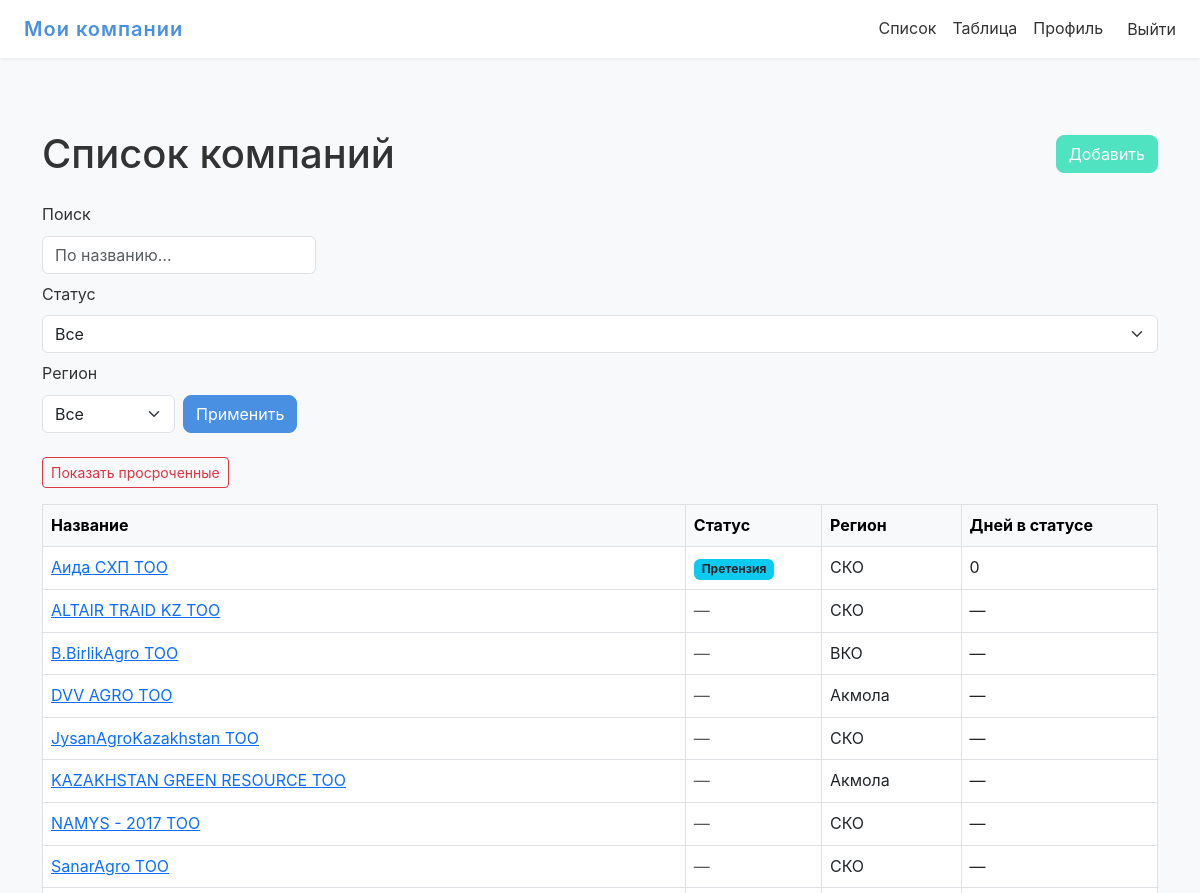
Before: / (signed in, upper part) with the older database file.
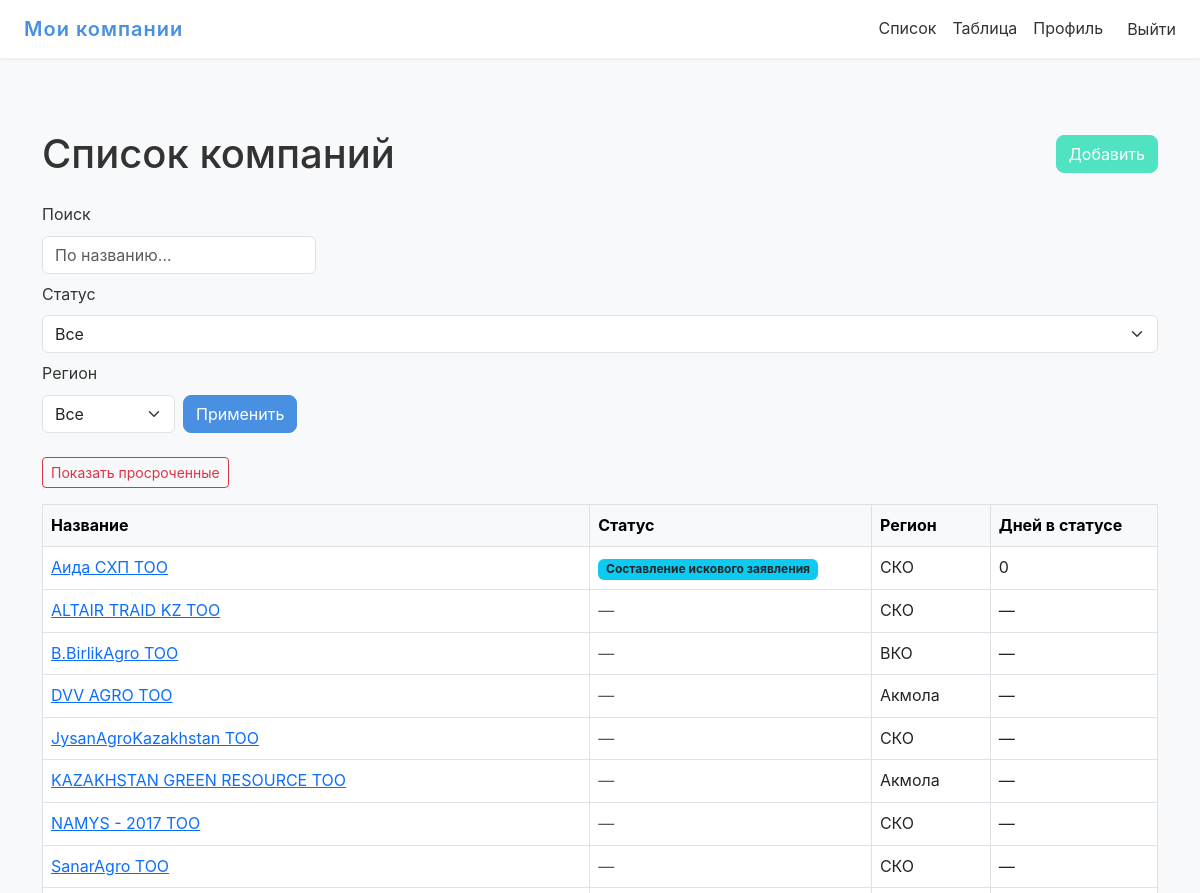
After: the same page with the newer database file.
### main/models.py (models this page shows, shortened)
class Company(models.Model):
    name = models.CharField("Название компании", max_length=200)
    bin_number = models.CharField(
        "БИН",
        max_length=50,
        blank=True,
        null=True,
        help_text="Бизнес-идентификационный номер (необязательно)"
    )
    manager_name = models.CharField(
        "Управляющий",
        max_length=150,
        blank=True,
        null=True,
        help_text="Имя ответственного лица/управляющего (необязательно)"
    )
    debt_amount = models.DecimalField(
        "Сумма долга",
        max_digits=12,
        decimal_places=2,
        blank=True,
        null=True,
        help_text="Сумма долга (необязательно)"
    )
    status = models.ForeignKey(
        Status,
        on_delete=models.SET_NULL,
        null=True,
        blank=True,
        related_name="+",
        verbose_name="Текущий статус"
    )
    position = models.IntegerField(
        "Позиция в колонке",
        default=0,
        help_text="Порядок внутри одного статуса на доске"
    )
    region = models.CharField(
        "Регион",
        max_length=3,
        choices=REGION_CHOICES,
        default="KST",
        help_text="Географический регион компании"
    )
    class Meta:
        ordering = ["position"]
        verbose_name = "Компания"
        verbose_name_plural = "Компании"

class Status(models.Model):
    name = models.CharField("Название статуса", max_length=400)
    order = models.PositiveIntegerField(
        "Порядок отображения",
        default=0,
        help_text="Чем меньше — тем левее на доске"
    )
    duration_days = models.PositiveIntegerField(
        "Рекомендуемое время (дней)",
        default=0,
        help_text="Рекомендованное количество дней в этом статусе"
    )
    class Meta:
        ordering = ["order"]
        verbose_name = "Статус"
        verbose_name_plural = "Статусы"

### main/views.py (the view)
# urls.py: path('', views.index, name='index'),
@login_required
def index(request):
    if request.user.is_staff:
        qs = Company.objects.all()
    else:
        user_regions = request.user.profile.regions.values_list('code', flat=True)
        qs = Company.objects.filter(region__in=user_regions)
    q       = request.GET.get('q', '').strip()
    st_id   = request.GET.get('status')
    region  = request.GET.get('region')
    overdue = request.GET.get('overdue') == '1'
    if q:
        qs = qs.filter(name__icontains=q)
    if st_id:
        qs = qs.filter(status_id=st_id)
    if request.user.is_staff and region:
        qs = qs.filter(region=region)
    companies = []
    now = timezone.now()
    for c in qs.order_by('position'):
        last = c.history.first()
        if last and c.status and c.status.duration_days:
            workdays_elapsed = count_workdays(last.changed_at, now)
            is_overdue       = workdays_elapsed > c.status.duration_days
            days_in_status   = workdays_elapsed
        else:
            is_overdue     = False
            days_in_status = None
        if overdue and not is_overdue:
            continue
        c.days_in_status = days_in_status
        c.is_overdue     = is_overdue
        companies.append(c)
    return render(request, 'main/index.html', {
        'title':    'Список компаний',
        'companies': companies,
        'statuses': Status.objects.order_by('order'),
        'regions':  REGION_CHOICES,
    })

### main/views.py (called while the page is built)
def count_workdays(start_dt, end_dt):
    start_date = start_dt.date()
    end_date = end_dt.date()
    workdays = 0
    current = start_date
    while current < end_date:
        if current.weekday() < 5:
            workdays += 1
        current += timedelta(days=1)
    return workdays

### main/templates/main/index.html (shortened to what this page needs)
{% extends 'main/base.html' %}
{% block content %}
<div class="container py-5">
  <div class="d-flex justify-content-between align-items-center mb-4">
    <h1 class="mb-0">{{ title }}</h1>
    <a href="{% url 'main:add_company' %}" class="btn btn-success">Добавить</a>
  </div>
  <form method="get" class="row g-2 mb-4 align-items-end">
    <div class="col-auto">
      <label class="form-label" for="id_q">Поиск</label>
      <input type="text"
             id="id_q"
             name="q"
             value="{{ request.GET.q|default_if_none:'' }}"
             class="form-control"
             placeholder="По названию…">
    </div>
    <div class="col-auto">
      <label class="form-label" for="id_status">Статус</label>
      <select id="id_status" name="status" class="form-select">
        <option value="">Все</option>
      </select>
    </div>
    {% if user.is_staff %}
      <div class="col-auto">
        <label class="form-label" for="id_region">Регион</label>
        <select id="id_region" name="region" class="form-select">
          <option value="">Все</option>
        </select>
      </div>
    {% endif %}
    <div class="col-auto">
      <button type="submit" class="btn btn-primary">Применить</button>
    </div>
  </form>
  <div class="mb-3">
    {% if request.GET.overdue == '1' %}
      <a href="{% url 'main:index' %}" class="btn btn-sm btn-outline-primary">
        Показать все
      </a>
    {% else %}
      <a href="{% url 'main:index' %}?{% if request.GET.q %}q={{ request.GET.q }}&{% endif %}
                                      overdue=1"
         class="btn btn-sm btn-outline-danger">
        Показать просроченные
      </a>
    {% endif %}
  </div>
  <table class="table table-bordered table-hover align-middle">
    <thead class="table-light">
      <tr>
        <th>Название</th>
        <th>Статус</th>
        <th>Регион</th>
        <th>Дней в статусе</th>
      </tr>
    </thead>
    <tbody>
      {% for c in companies %}
        <tr {% if c.is_overdue %}class="table-danger"{% endif %}>
          <td>
            <a href="{% url 'main:company_detail' c.pk %}">{{ c.name }}</a>
          </td>
          <td>
            {% if c.status %}
              <span class="badge bg-info text-dark">{{ c.status.name }}</span>
            {% else %}
              <span class="text-muted">—</span>
            {% endif %}
          </td>
          <td>{{ c.get_region_display }}</td>
          <td>
            {% if c.days_in_status is not None %}
              {{ c.days_in_status }}
            {% else %}
              —
            {% endif %}
          </td>
        </tr>
      {% empty %}
        <tr>
          <td colspan="4" class="text-center text-muted">Компании не найдены</td>
        </tr>
      {% endfor %}
    </tbody>
  </table>
</div>
{% endblock %}

Changed rows visible on the page:
changed Company "Аида СХП ТОО": status.name "Претензия" → "Составление искового заявления"
